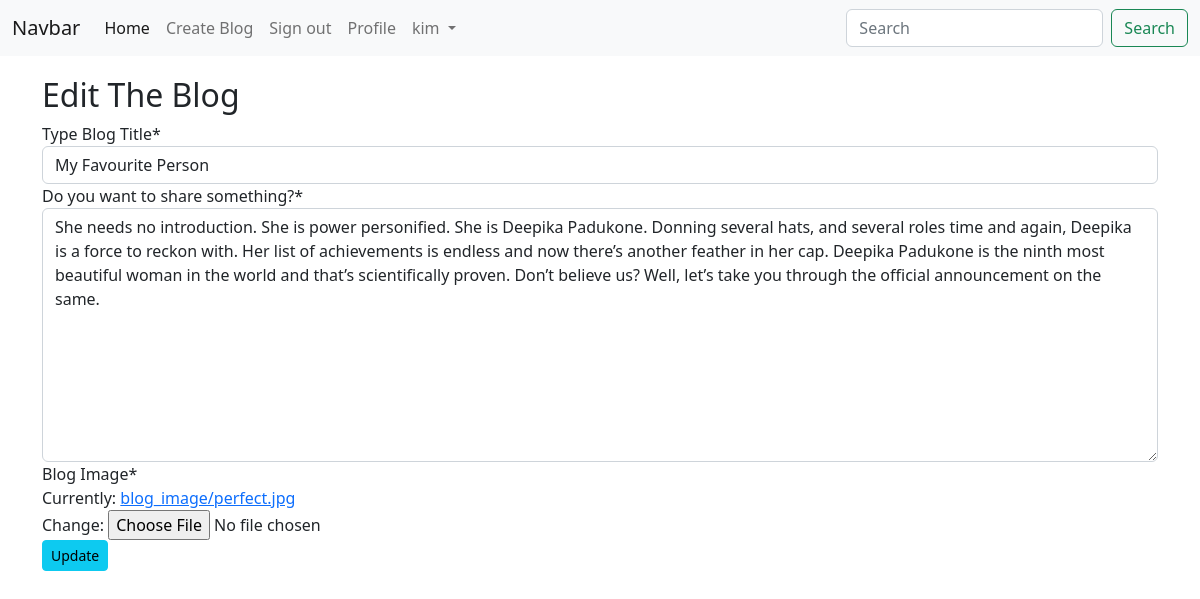
/blog/edit-blog/5 (signed in), run on an earlier commit of the app's database.
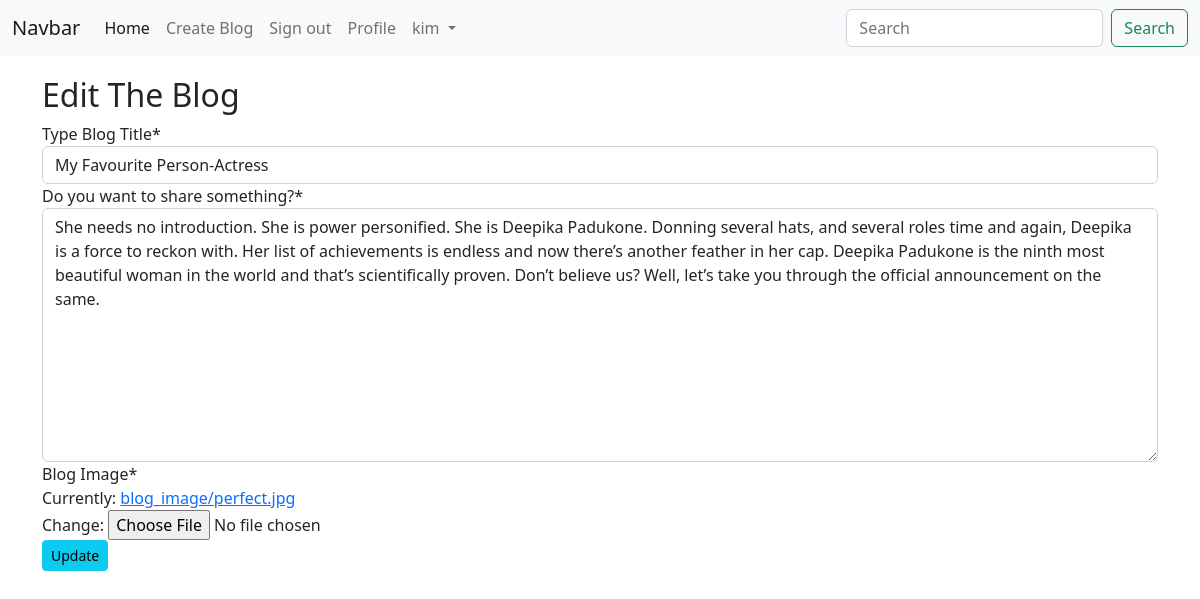
And on a later commit of the database.
### blog_app/models.py (models this page shows, shortened)
class Blog(models.Model):
    author = models.ForeignKey(User, on_delete=models.CASCADE, related_name='blog_author')
    blog_title = models.CharField(max_length=250, verbose_name='Type Blog Title')
    slug = models.SlugField(max_length=264, unique=True)
    blog_content = models.TextField(verbose_name='Do you want to share something?')
    blog_image = models.ImageField(upload_to='blog_image', verbose_name='Blog Image')
    publish_date = models.DateTimeField(auto_now_add=True)
    update_date = models.DateTimeField(auto_now=True)
    class Meta:
        ordering = ['-publish_date']

### blog_app/views.py (the view, shortened to what this page needs)
# urls.py: path('edit-blog/<pk>', views.UpdateBlog.as_view(), name='edit-blog' ),
class UpdateBlog(LoginRequiredMixin, UpdateView):
    model = Blog
    fields = ('blog_title','blog_content', 'blog_image')
    template_name = 'blog_app/blog_edit.html'

### templates/blog_app/blog_edit.html (shortened to what this page needs)
{% extends '../base.html' %}
{% load crispy_forms_tags %}
{% block content %}
<h2> Edit The Blog</h2>
{% if blog.author == user %}
<form method ="POST" enctype="multipart/form-data">
    {{form|crispy}}
    <button type="submit" class="btn btn-info btn-sm">Update</button>
</form>
{% else %}
<p>You are not allowed to edit this Post</p>
{% endif %}
{% endblock %}

What changed in the data, as far as the page shows it:
changed Blog: blog_title "My Favourite Person" → "My Favourite Person-Actress"
